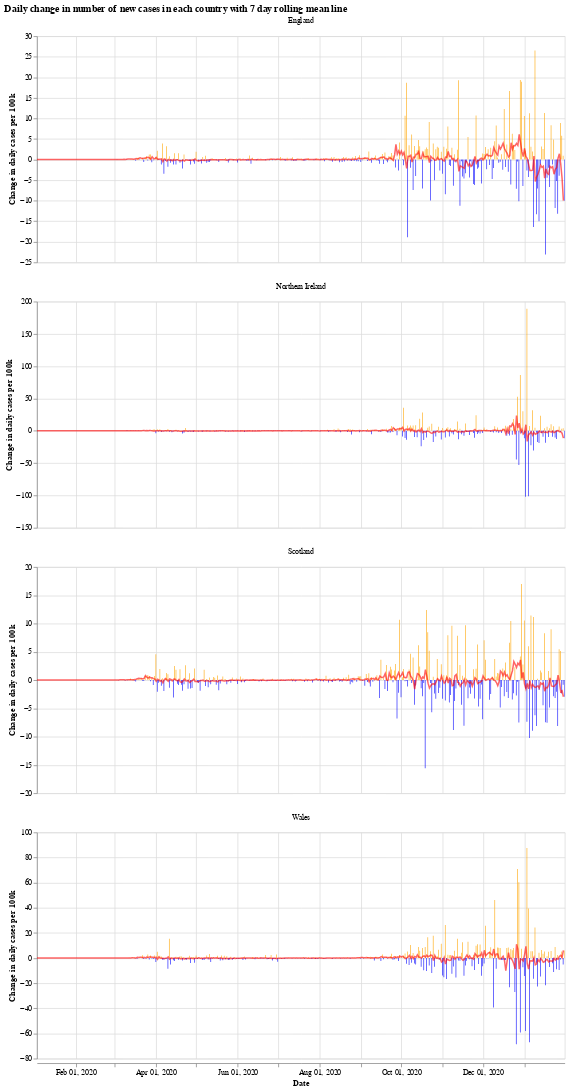

The notebook cell saved with this chart:
### Markdown cell above
We will use the Python library `Altair` for visualising the data, see the [altair docs](https://altair-viz.github.io/) for more information.

First we have a graph which shows the daily change in the number of new cases for each country. This number jumps up and down all over the place, which is likely due to delay in reporting of new cases over the weekend. Another interesting thing is that it looks like the daily cases in Wales experienced a much shorter period of calm over the summer (calm in the sense of daily cases not jumping up and down).

The orange bars are days when the number of new cases (per 100k population) was more than the previous day, while the blue are days when the number of new cases dropped. The red line is the 7 day moving average. 

When the moving average line is below 0, it means that there is a consistent drop in new cases. We can see this clearly happening around the times that lockdowns were introduced (though, to varying degrees). I will update the graphs soon with a marker of when each lockdown started.

### Code cell
# collapse
import altair as alt

bars = alt.Chart(uk_cases).mark_bar().encode(
    x=alt.X("yearmonthdate(date):T", axis=alt.Axis(title='Date')),
    y=alt.Y("casesChangeRate:Q", axis=alt.Axis(title='Change in daily cases per 100k')),
    tooltip='casesChange',
    color=alt.condition(
        alt.datum.casesChangeRate > 0,
        alt.value("orange"),  # The positive color
        alt.value("blue")  # The negative color
    )
).properties(title='Daily change in number of new cases with 7 day rolling mean',width=700).interactive()

line = alt.Chart(uk_cases).mark_line(
    color='red',
    size=2,
    opacity=0.6
).transform_window(
    rolling_mean='mean(casesChangeRate)',
    frame=[0, 7],
    groupby=['areaName']
).encode(
    x='yearmonthdate(date):T',
    y='rolling_mean:Q'
)

alt.layer(bars, line, data=uk_cases).facet(alt.Column(
    'areaName', title=''), columns=1).resolve_scale(y='independent').properties(title='Daily change in number of new cases in each country with 7 day rolling mean line')

### Figure 1 — Vega-Lite specification as saved in the notebook (floating-point values rounded to 4 significant figures; data arrays with more than 128 entries replaced by an {"elided": "..."} marker saying what was removed)
{"config": {"view": {"continuousWidth": 400, "continuousHeight": 300}}, "data": {"name": "data-b870582804918287f55517c54a1c5cd6"}, "facet": {"type": "nominal", "field": "areaName", "title": ""}, "spec": {"layer": [{"mark": "bar", "encoding": {"color": {"condition": {"value": "orange", "test": "(datum.casesChangeRate > 0)"}, "value": "blue"}, "tooltip": {"type": "quantitative", "field": "casesChange"}, "x": {"type": "temporal", "axis": {"title": "Date"}, "field": "date", "timeUnit": "yearmonthdate"}, "y": {"type": "quantitative", "axis": {"title": "Change in daily cases per 100k"}, "field": "casesChangeRate"}}, "selection": {"selector001": {"type": "interval", "bind": "scales", "encodings": ["x", "y"]}}, "title": "Daily change in number of new cases with 7 day rolling mean", "width": 700}, {"mark": {"type": "line", "color": "red", "opacity": 0.6, "size": 2}, "encoding": {"x": {"type": "temporal", "field": "date", "timeUnit": "yearmonthdate"}, "y": {"type": "quantitative", "field": "rolling_mean"}}, "transform": [{"window": [{"op": "mean", "field": "casesChangeRate", "as": "rolling_mean"}], "frame": [0, 7], "groupby": ["areaName"]}]}]}, "columns": 1, "resolve": {"scale": {"y": "independent"}}, "title": "Daily change in number of new cases in each country with 7 day rolling mean line", "$schema": "https://vega.github.io/schema/vega-lite/v4.8.1.json", "datasets": {"data-b870582804918287f55517c54a1c5cd6": {"elided": "1576 records"}}}
